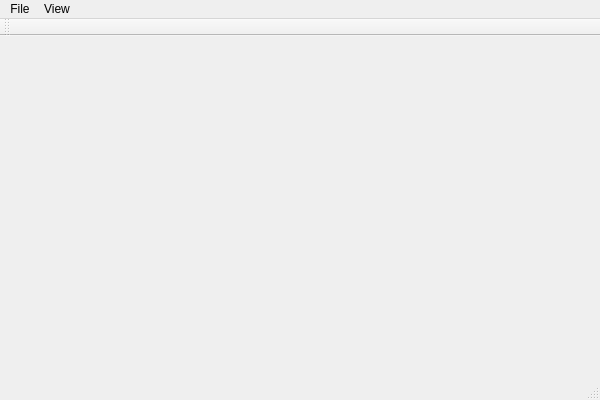
<?xml version="1.0" encoding="UTF-8"?>
<ui version="4.0">
 <class>app1Class</class>
 <widget class="QMainWindow" name="app1Class">
  <property name="geometry">
   <rect>
    <x>0</x>
    <y>0</y>
    <width>600</width>
    <height>400</height>
   </rect>
  </property>
  <property name="windowTitle">
   <string>app1</string>
  </property>
  <widget class="QWidget" name="centralWidget"/>
  <widget class="QMenuBar" name="menuBar">
   <property name="geometry">
    <rect>
     <x>0</x>
     <y>0</y>
     <width>600</width>
     <height>22</height>
    </rect>
   </property>
   <widget class="QMenu" name="menuFile">
    <property name="title">
     <string>File</string>
    </property>
    <addaction name="actionConsole"/>
    <addaction name="separator"/>
    <addaction name="actionExit"/>
   </widget>
   <widget class="QMenu" name="menuView">
    <property name="title">
     <string>View</string>
    </property>
    <addaction name="actionViewErrorLog"/>
   </widget>
   <addaction name="menuFile"/>
   <addaction name="menuView"/>
  </widget>
  <widget class="QToolBar" name="mainToolBar">
   <attribute name="toolBarArea">
    <enum>TopToolBarArea</enum>
   </attribute>
   <attribute name="toolBarBreak">
    <bool>false</bool>
   </attribute>
  </widget>
  <widget class="QStatusBar" name="statusBar"/>
  <action name="actionConsole">
   <property name="text">
    <string>Console</string>
   </property>
  </action>
  <action name="actionExit">
   <property name="text">
    <string>Exit</string>
   </property>
   <property name="menuRole">
    <enum>QAction::QuitRole</enum>
   </property>
  </action>
  <action name="actionViewErrorLog">
   <property name="text">
    <string>Error Log</string>
   </property>
  </action>
 </widget>
 <layoutdefault spacing="6" margin="11"/>
 <resources>
  <include location="app1.qrc"/>
 </resources>
 <connections/>
</ui>
